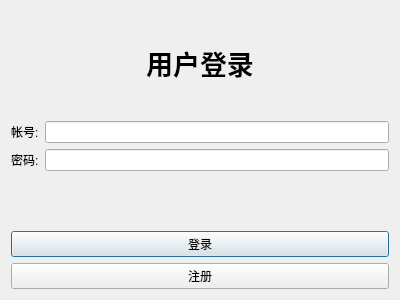
<?xml version="1.0" encoding="UTF-8"?>
<ui version="4.0">
 <class>LoginDialog</class>
 <widget class="QDialog" name="LoginDialog">
  <property name="geometry">
   <rect>
    <x>0</x>
    <y>0</y>
    <width>400</width>
    <height>300</height>
   </rect>
  </property>
  <property name="windowTitle">
   <string>登录</string>
  </property>
  <layout class="QVBoxLayout" name="verticalLayout">
   <item>
    <widget class="QLabel" name="titleLabel">
     <property name="font">
      <font>
       <pointsize>20</pointsize>
       <weight>75</weight>
       <bold>true</bold>
      </font>
     </property>
     <property name="text">
      <string>用户登录</string>
     </property>
     <property name="alignment">
      <set>Qt::AlignCenter</set>
     </property>
    </widget>
   </item>
   <item>
    <layout class="QFormLayout" name="formLayout">
     <item row="0" column="0">
      <widget class="QLabel" name="label">
       <property name="text">
        <string>帐号:</string>
       </property>
      </widget>
     </item>
     <item row="0" column="1">
      <widget class="QLineEdit" name="accountLineEdit"/>
     </item>
     <item row="1" column="0">
      <widget class="QLabel" name="label_2">
       <property name="text">
        <string>密码:</string>
       </property>
      </widget>
     </item>
     <item row="1" column="1">
      <widget class="QLineEdit" name="passwordLineEdit">
       <property name="echoMode">
        <enum>QLineEdit::Password</enum>
       </property>
      </widget>
     </item>
    </layout>
   </item>
   <item>
    <widget class="QPushButton" name="loginButton">
     <property name="text">
      <string>登录</string>
     </property>
    </widget>
   </item>
   <item>
    <widget class="QPushButton" name="registerButton">
     <property name="text">
      <string>注册</string>
     </property>
    </widget>
   </item>
  </layout>
 </widget>
 <resources/>
 <connections/>
</ui>
